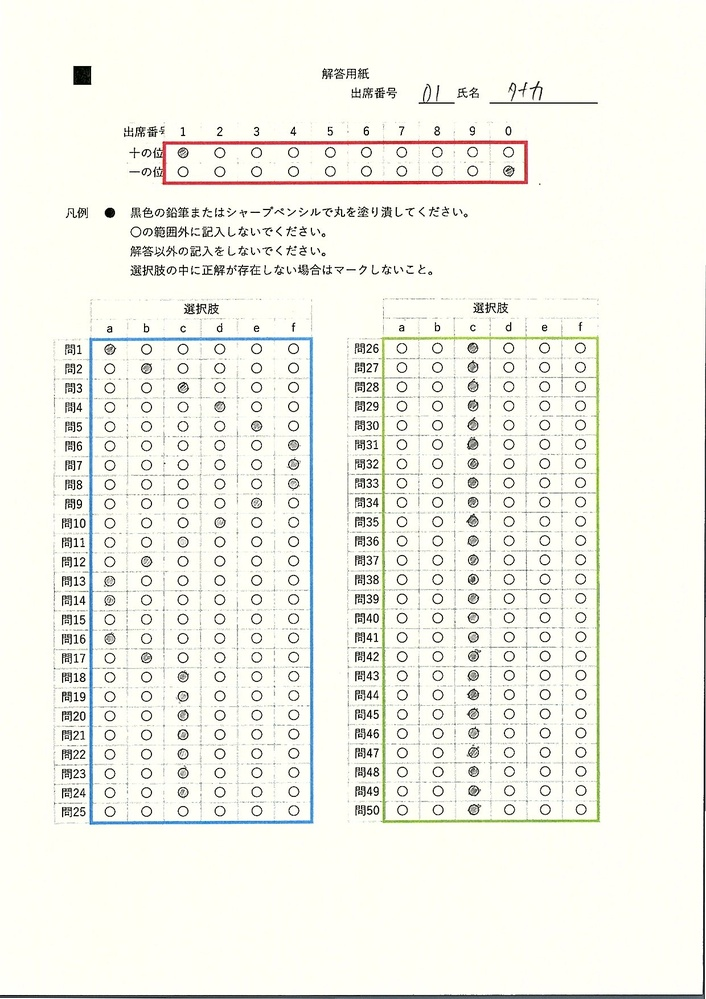
#> input picture source/no1.jpg, 706 x 999 px, shrunk from 1240 x 1755 before the run
$ python grid_save.py
#> lines starting #> are read from the running program, lines starting #| are printed output that depends on the picture
# 画像にグリッドを表示させる
# 設定値を決めるために使う
# created: 2019-06-10
# lisence: MIT
from PIL import Image, ImageDraw, ImageFont
import matplotlib.pyplot as plt

im = Image.open('source/no1.jpg')
#> im is the input picture: PIL image 706x999 RGB; mean R, G, B 242.8, 243, 234.8
print(im.size)
#| (706, 999)
X, Y = im.size
#> X = 706; Y = 999
draw = ImageDraw.Draw(im)

#フォントの設定(フォントファイルのパスと文字の大きさ)
font = ImageFont.truetype(r"C:\Windows\Fonts\meiryob.ttc", 35)

# 横軸の描画
for y in range(0, Y, 100):
    draw.line(((0, y), (X, y)), fill=(255, 0, 0))
    draw.text((50, y+10), "{}".format(y), fill=(0, 0, 0), fornt=font)

# 縦軸の描画
for x in range(0, X, 100):
    draw.line(((x, 0), (x, Y)), fill=(0, 255, 0))
    draw.text((x+10, 50), "{}".format(x), fill=(0, 0, 0), fornt=font)

# 保存と表示
im.save("grid.jpg")
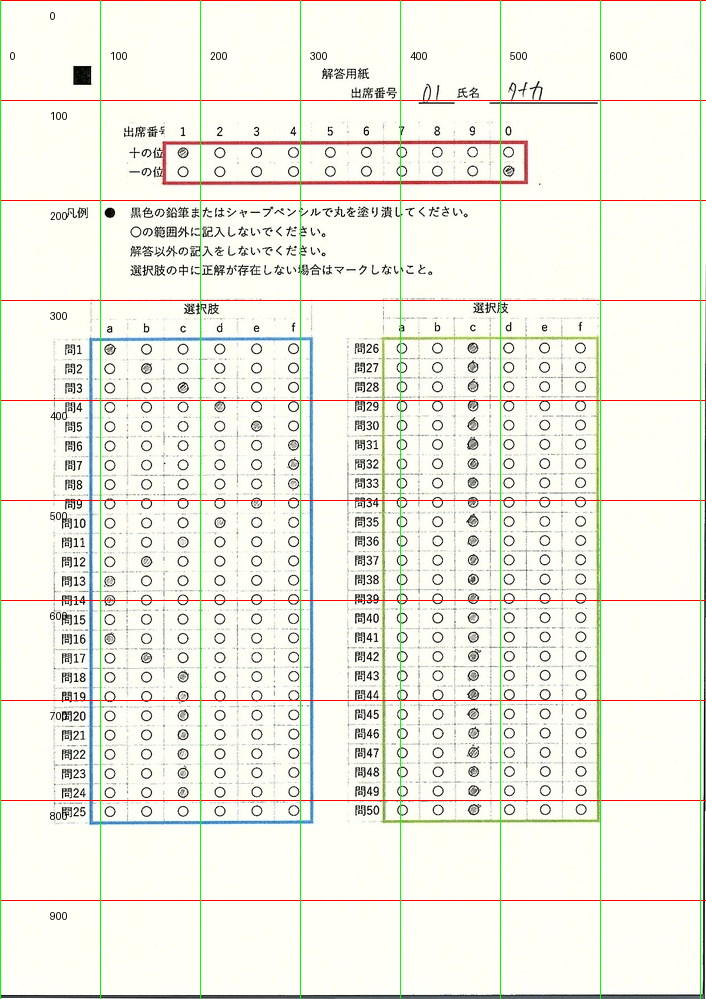
#> saved as grid.jpg: PIL image 706x999 RGB; mean R, G, B 239.8, 240.4, 229.5
plt.imshow(im)
plt.show()
